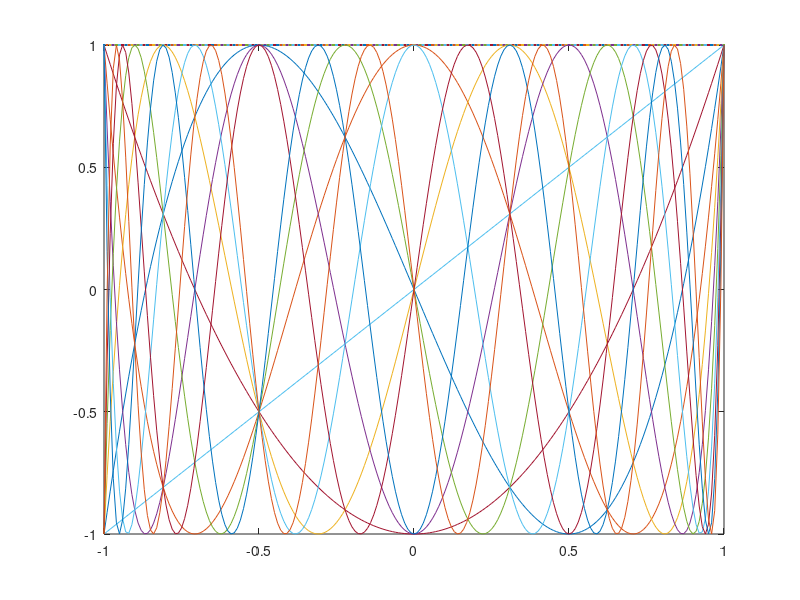

The MATLAB script that drew this image:
x=-1:0.01:1;
T0=1;
T1=x;
plot(x,T0)
hold on
plot(x,T1)
for n=1:10
       T2=2*x.*T1-T0;  %inmultire cu .* pentru ca si x si T1 sunt vectori
       plot(x,T2)
       hold on
       T0=T1;
       T1=T2;
end      